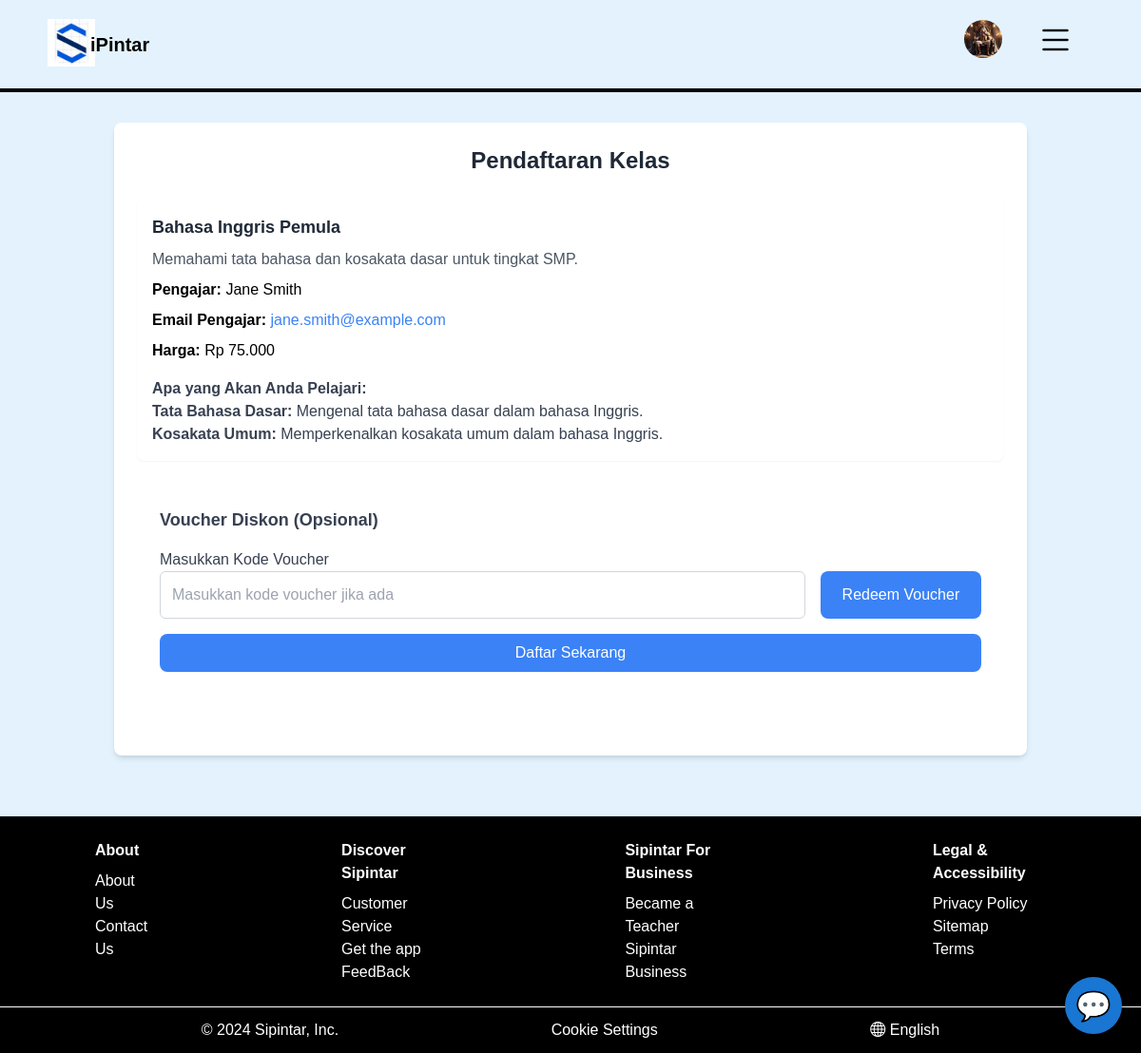
Screenshot of /modul/daftar.php?id_kelas=7 (signed in) with the database file from the repository.
### tables this page shows
CREATE TABLE `kelas` (
  `id_kelas` int NOT NULL,
  `nama_kelas` varchar(255) NOT NULL,
  `tingkat` varchar(50) NOT NULL,
  `pelajaran` varchar(50) NOT NULL,
  `deskripsi` text,
  `id_pengajar` int DEFAULT NULL,
  `harga` decimal(10,2) NOT NULL,
  `dibuat_pada` timestamp NOT NULL DEFAULT CURRENT_TIMESTAMP,
  `diperbarui_pada` timestamp NOT NULL DEFAULT CURRENT_TIMESTAMP ON UPDATE CURRENT_TIMESTAMP
);

CREATE TABLE `pengguna` (
  `id_pengguna` int NOT NULL,
  `nama` varchar(255) NOT NULL,
  `email` varchar(255) NOT NULL,
  `username` varchar(50) NOT NULL,
  `kata_sandi` varchar(255) NOT NULL,
  `peran` tinyint NOT NULL,
  `tanggal_lahir` date DEFAULT NULL,
  `bio` text,
  `foto` varchar(255) NOT NULL,
  `sekolah` varchar(100) NOT NULL,
  `kelas` tinyint NOT NULL,
  `reset_token` varchar(255) DEFAULT NULL,
  `reset_expiry` datetime DEFAULT NULL,
  `dibuat_pada` timestamp NOT NULL DEFAULT CURRENT_TIMESTAMP,
  `diperbarui_pada` timestamp NOT NULL DEFAULT CURRENT_TIMESTAMP ON UPDATE CURRENT_TIMESTAMP,
  `jenis_kelamin` enum('Laki-laki','Perempuan') DEFAULT NULL
);

CREATE TABLE `materi` (
  `id_materi` int NOT NULL,
  `id_kelas` int NOT NULL,
  `judul_materi` varchar(255) NOT NULL,
  `deskripsi` text NOT NULL,
  `path_file` varchar(255) NOT NULL,
  `dibuat_pada` timestamp NULL DEFAULT CURRENT_TIMESTAMP,
  `diperbarui_pada` timestamp NULL DEFAULT CURRENT_TIMESTAMP ON UPDATE CURRENT_TIMESTAMP
);

### model/kelas.php (called while the page is built, shortened)
<?php
require __DIR__ . "/../db.php";
function getKelasById($id_kelas)
{
    global $conn;
    $query = "SELECT kelas.*, pengguna.nama AS nama_pengajar, pengguna.email AS email_pengajar
              FROM kelas
              LEFT JOIN pengguna ON kelas.id_pengajar = pengguna.id_pengguna
              WHERE kelas.id_kelas = :id_kelas";
    $stmt = $conn->prepare($query);
    $stmt->bindParam(':id_kelas', $id_kelas);
    $stmt->execute();
    return $stmt->fetch(PDO::FETCH_ASSOC);
}

### model/quiz.php (called while the page is built, shortened)
<?php
require __DIR__ . "/../db.php";
function getQuizByFilter($filter)
{
    global $conn;
    $query = "SELECT quiz.*, materi.id_materi, materi.judul_materi FROM quiz LEFT JOIN materi ON materi.id_materi = quiz.id_materi";
    $params = [];
    $stmt = $conn->prepare($query);
    $stmt->execute($params);
    return isset($filter["id_quiz"]) ? $stmt->fetch(PDO::FETCH_ASSOC) : $stmt->fetchAll(PDO::FETCH_ASSOC);
}

### model/materi.php (called while the page is built, shortened)
<?php
require __DIR__ . "/../db.php";
function getMateriByFilter($filter)
{
    global $conn;
    $query = "SELECT * FROM materi";
    $params = [];
    $conditions = [];
    if (isset($filter["id_kelas"])) {
        $conditions[] = "materi.id_kelas = :id_kelas";
        $params[":id_kelas"] = $filter["id_kelas"];
    }
    if ($conditions) {
        $query .= " WHERE " . implode(" AND ", $conditions);
    }
    $stmt = $conn->prepare($query);
    $stmt->execute($params);
    return $stmt->fetchAll(PDO::FETCH_ASSOC);
}

### modul/daftar.php (the view, shortened to what this page needs)
<?php
require_once "./../model/kelas.php";
require_once "./../model/materi.php";
require_once "./../model/quiz.php";
$id_kelas = $_GET["id_kelas"];
$data["kelas"] = getKelasById($id_kelas);
$data["quiz"] = getQuizByFilter(["id_kelas" => $id_kelas]);
$data["matero"] = getMateriByFilter(["id_kelas" => $id_kelas]);
?>
<div class="container mx-auto p-8">
    <div class="bg-white rounded-lg shadow-md p-6 mb-8">
        <h2 class="text-2xl font-semibold text-center text-gray-800 mb-6">Pendaftaran Kelas</h2>
        <?php if ($data["kelas"]): ?>
            <div class="bg-white p-4 rounded-lg shadow-sm mb-6">
                <h3 class="text-lg font-semibold text-gray-800"><?= $data["kelas"]['nama_kelas'] ?></h3>
                <p class="text-gray-600 mt-2"><?= $data["kelas"]['deskripsi'] ?></p>
                <p class="mt-2"><strong>Pengajar:</strong> <?= $data["kelas"]['nama_pengajar'] ?></p>
                <p class="mt-2"><strong>Email Pengajar:</strong> <a href="mailto:<?= $data["kelas"]['email_pengajar'] ?>" class="text-blue-500"><?= $data["kelas"]['email_pengajar'] ?></a></p>
                <p class="mt-2"><strong>Harga:</strong> <span class="<?= isset($data["harga_diskon"]) ? "line-through text-gray-500" : "" ?>">Rp <?= number_format($data["kelas"]['harga'], 0, ',', '.') ?></span> </p>
                <div class="mt-4 text-gray-700">
                    <h4 class="text-md font-semibold">Apa yang Akan Anda Pelajari:</h4>
                    <p>
                        <?php
                        if (!empty($data['matero'])) {
                            foreach ($data['matero'] as $materi) {
                                echo "<strong>" . $materi['judul_materi'] . ":</strong> " . $materi['deskripsi'] . "<br>";
                            }
                        } else {
                            echo "Materi untuk kelas ini sedang disiapkan.";
                        }
                        ?>
                    </p>
                </div>
            </div>
        <?php else: ?>
            <p class="text-red-600">Kelas tidak ditemukan!</p>
            <?php exit(); ?>
        <?php endif; ?>
        <div class="bg-white rounded-lg p-6 mb-6">
            <h3 class="text-lg font-semibold text-gray-700 mb-4">Voucher Diskon (Opsional)</h3>
            <form action="" method="POST">
                <label for="kode" class="block text-gray-700">Masukkan Kode Voucher</label>
                <div class="mb-4 flex gap-4">
                    <input type="text" name="kode" id="kode" class="w-full p-3 border border-gray-300 rounded-md
                <?= isset($data['harga_diskon']) ? 'bg-gray-200 cursor-not-allowed' : 'bg-white' ?>"
                        placeholder="Masukkan kode voucher jika ada"
                        <?= isset($data["harga_diskon"]) ? "disabled" : "" ?>
                        value="<?= $_POST["kode"] ?? "" ?>" />
                    <button type="submit" name="REDEEM_VOUCHER"
                        class="w-52 px-4 py-2 rounded-lg
                <?= isset($data['harga_diskon']) ? 'bg-gray-400 text-gray-600 cursor-not-allowed' : 'bg-blue-500 text-white hover:bg-blue-600' ?>"
                        <?= isset($data["harga_diskon"]) ? "disabled" : "" ?>>
                        Redeem Voucher
                    </button>
                </div>
            </form>
            <form action="" method="POST">
                <div class="mb-4">
                    <button type="submit" name="DAFTAR_KELAS" class="w-full px-4 py-2 bg-blue-500 text-white rounded-lg hover:bg-blue-600">Daftar Sekarang</button>
                </div>
            </form>
        </div>
    </div>
</div>
<?php
include '../partials/Master.php';
?>

### partials/cs.php (style rules this page uses)
body { font-family: Arial, sans-serif; background-color: #e3f2fd; margin: 0; padding: 0; }

### rows the page displays
kelas: nama_kelas "Bahasa Inggris Pemula", deskripsi "Memahami tata bahasa dan kosakata dasar untuk tingkat SMP.", id_pengajar.nama "Jane Smith", id_pengajar.email "jane.smith@example.com", harga "75.000"
materi: judul_materi "Tata Bahasa Dasar", deskripsi "Mengenal tata bahasa dasar dalam bahasa Inggris."
materi: judul_materi "Kosakata Umum", deskripsi "Memperkenalkan kosakata umum dalam bahasa Inggris."
